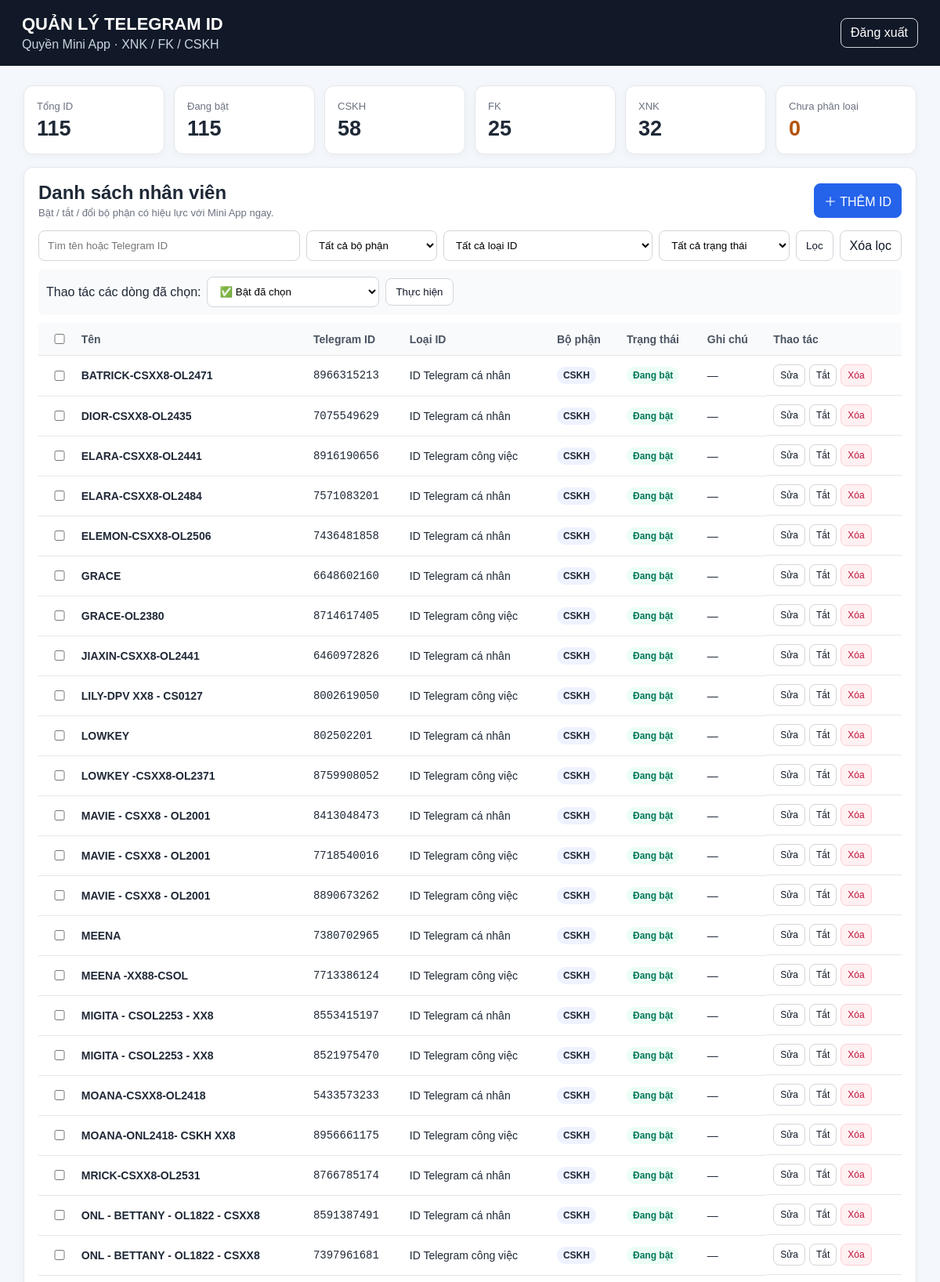
The page /admin (signed in, upper part) on the database its author committed.
### tables this page shows
CREATE TABLE users (
                id INTEGER PRIMARY KEY AUTOINCREMENT,
                name TEXT NOT NULL,
                telegram_id INTEGER NOT NULL,
                id_type TEXT NOT NULL,
                department TEXT NOT NULL DEFAULT 'Chưa phân loại',
                enabled INTEGER NOT NULL DEFAULT 1,
                note TEXT DEFAULT '',
                created_at DATETIME DEFAULT CURRENT_TIMESTAMP,
                UNIQUE (telegram_id, id_type)
            );

### app.py (the view)
@app.get("/admin")
@admin_login_required
def admin_index():
    q = request.args.get("q", "").strip()
    department = request.args.get("department", "").strip()
    id_type = request.args.get("id_type", "").strip()
    status = request.args.get("status", "").strip()
    sql = "SELECT * FROM users WHERE 1=1"
    params = []
    if q:
        sql += " AND (name LIKE ? OR CAST(telegram_id AS TEXT) LIKE ? OR note LIKE ?)"
        like = f"%{q}%"
        params.extend([like, like, like])
    if department in DEPARTMENTS:
        sql += " AND department = ?"
        params.append(department)
    if id_type in ID_TYPES:
        sql += " AND id_type = ?"
        params.append(id_type)
    if status in {"0", "1"}:
        sql += " AND enabled = ?"
        params.append(int(status))
    sql += " ORDER BY CASE department WHEN 'CSKH' THEN 1 WHEN 'FK' THEN 2 WHEN 'XNK' THEN 3 ELSE 4 END, name, id_type"
    with get_db() as conn:
        users = conn.execute(sql, params).fetchall()
        stats = {
            "total": conn.execute("SELECT COUNT(*) FROM users").fetchone()[0],
            "enabled": conn.execute("SELECT COUNT(*) FROM users WHERE enabled=1").fetchone()[0],
            "cskh": conn.execute("SELECT COUNT(*) FROM users WHERE department='CSKH'").fetchone()[0],
            "fk": conn.execute("SELECT COUNT(*) FROM users WHERE department='FK'").fetchone()[0],
            "xnk": conn.execute("SELECT COUNT(*) FROM users WHERE department='XNK'").fetchone()[0],
            "unclassified": conn.execute("SELECT COUNT(*) FROM users WHERE department='Chưa phân loại'").fetchone()[0],
        }
    return render_template(
        "admin_index.html", users=users, stats=stats, q=q,
        department=department, id_type=id_type, status=status,
        departments=DEPARTMENTS, id_types=ID_TYPES,
    )

### app.py (called while the page is built)
def get_db():
    conn = sqlite3.connect(DB_PATH, timeout=10)
    conn.row_factory = sqlite3.Row
    conn.execute("PRAGMA journal_mode=WAL")
    return conn

def admin_login_required(view):
    @wraps(view)
    def wrapped(*args, **kwargs):
        if not session.get("admin_logged_in"):
            return redirect(url_for("admin_login"))
        return view(*args, **kwargs)
    return wrapped

### templates/admin_index.html (shortened to what this page needs)
{% extends 'admin_base.html' %}{% block content %}
<div class="stats"><div class="stat"><span>Tổng ID</span><strong>{{stats.total}}</strong></div><div class="stat"><span>Đang bật</span><strong>{{stats.enabled}}</strong></div><div class="stat"><span>CSKH</span><strong>{{stats.cskh}}</strong></div><div class="stat"><span>FK</span><strong>{{stats.fk}}</strong></div><div class="stat"><span>XNK</span><strong>{{stats.xnk}}</strong></div><div class="stat warn"><span>Chưa phân loại</span><strong>{{stats.unclassified}}</strong></div></div>
<div class="panel"><div class="panel-head"><div><h2>Danh sách nhân viên</h2><p class="sub">Bật / tắt / đổi bộ phận có hiệu lực với Mini App ngay.</p></div><a class="btn primary" href="{{url_for('admin_add')}}">＋ THÊM ID</a></div>
<form class="filters" method="get"><input name="q" placeholder="Tìm tên hoặc Telegram ID" value="{{q}}"><select name="department"><option value="">Tất cả bộ phận</option></select><select name="id_type"><option value="">Tất cả loại ID</option></select><select name="status"><option value="">Tất cả trạng thái</option></select><button class="btn">Lọc</button><a class="btn" href="{{url_for('admin_index')}}">Xóa lọc</a></form>
<form method="post" action="{{url_for('admin_bulk')}}"><div class="bulk"><span>Thao tác các dòng đã chọn:</span><select name="bulk_action"><option value="enable">✅ Bật đã chọn</option></select><button class="btn">Thực hiện</button></div>
<div class="table-wrap"><table><thead><tr><th><input type="checkbox" onclick="document.querySelectorAll('.rowcb').forEach(x=>x.checked=this.checked)"></th><th>Tên</th><th>Telegram ID</th><th>Loại ID</th><th>Bộ phận</th><th>Trạng thái</th><th>Ghi chú</th><th>Thao tác</th></tr></thead><tbody>{% for u in users %}<tr><td><input class="rowcb" type="checkbox" name="ids" value="{{u.id}}"></td><td><b>{{u.name}}</b></td><td class="mono">{{u.telegram_id}}</td><td>{{u.id_type}}</td><td><span class="badge {% if u.department=='Chưa phân loại' %}unset{% endif %}">{{u.department}}</span></td><td><span class="status {% if u.enabled %}on{% else %}off{% endif %}">{% if u.enabled %}Đang bật{% else %}Đã tắt{% endif %}</span></td><td>{{u.note or '—'}}</td><td class="actions"><a class="btn small" href="{{url_for('admin_edit',user_id=u.id)}}">Sửa</a><form method="post" action="{{url_for('admin_toggle',user_id=u.id)}}" style="display:inline"><button class="btn small">{% if u.enabled %}Tắt{% else %}Bật{% endif %}</button></form><form method="post" action="{{url_for('admin_delete',user_id=u.id)}}" style="display:inline" onsubmit="return confirm('Xóa ID này?')"><button class="btn small danger">Xóa</button></form></td></tr>{% else %}<tr><td colspan="8" class="empty">Không có dữ liệu.</td></tr>{% endfor %}</tbody></table></div></form></div>
{% endblock %}

### templates/admin_base.html (shortened to what this page needs)
<!doctype html><html lang="vi"><head><link rel="stylesheet" href="{{ url_for('static', filename='admin.css') }}"></head><body><header class="topbar"><div><h1>QUẢN LÝ TELEGRAM ID</h1><p>Quyền Mini App · XNK / FK / CSKH</p></div>{% if session.get('admin_logged_in') %}<a class="btn ghost light" href="{{ url_for('admin_logout') }}">Đăng xuất</a>{% endif %}</header><main class="container">{% block content %}{% endblock %}</main></body></html>

### static/admin.css (style rules this page uses)
* { box-sizing:border-box }
body { margin:0;font-family:Arial,Helvetica,sans-serif;background:#f4f7fb;color:#1f2937 }
.topbar { background:#111827;color:#fff;padding:18px 28px;display:flex;justify-content:space-between;align-items:center }
.topbar h1 { margin:0 0 4px;font-size:22px }
.topbar p { margin:0;color:#cbd5e1 }
.container { width:min(1350px,95%);margin:25px auto }
.stats { display:grid;grid-template-columns:repeat(6,1fr);gap:12px;margin-bottom:16px }
.stat,.panel,.login-card { background:#fff;border:1px solid #e5e7eb;border-radius:12px;box-shadow:0 3px 12px rgba(0,0,0,.04) }
.stat { padding:16px }
.stat span { font-size:13px;color:#6b7280 }
.stat strong { display:block;font-size:27px;margin-top:5px }
.stat.warn strong { color:#b45309 }
.panel { padding:18px }
.panel-head { display:flex;justify-content:space-between;align-items:center;gap:12px;margin-bottom:15px }
.panel-head h2 { margin:0 }
.sub { margin:4px 0 0;color:#6b7280;font-size:13px }
.filters { display:grid;grid-template-columns:2fr 1fr 1.6fr 1fr auto auto;gap:8px;margin-bottom:10px }
.bulk { display:flex;gap:8px;align-items:center;padding:10px;background:#f9fafb;border-radius:8px;margin-bottom:10px }
.bulk select { max-width:220px }
input,select { width:100%;border:1px solid #d1d5db;border-radius:8px;padding:10px 11px;background:#fff }
.btn { display:inline-flex;align-items:center;justify-content:center;text-decoration:none;border:1px solid #d1d5db;border-radius:8px;padding:9px 12px;background:#fff;color:#111827;cursor:pointer;white-space:nowrap }
.btn.primary { background:#2563eb;border-color:#2563eb;color:#fff }
.btn.ghost { background:transparent }
.btn.light { color:#fff }
.btn.danger { background:#fff1f2;color:#be123c;border-color:#fecdd3 }
.btn.small { padding:6px 8px;font-size:12px }
.table-wrap { overflow:auto }
table { width:100%;border-collapse:collapse;min-width:1060px }
th,td { padding:11px 9px;border-bottom:1px solid #e5e7eb;text-align:left;font-size:14px }
th { background:#f9fafb;color:#4b5563 }
.mono { font-family:Consolas,monospace }
.badge,.status { display:inline-block;border-radius:999px;padding:4px 8px;font-size:12px;font-weight:700 }
.badge { background:#eef2ff }
.status.on { background:#ecfdf5;color:#047857 }
.actions { display:flex;gap:5px }

### rows shown on the page
users: name "BATRICK-CSXX8-OL2471", telegram_id "8966315213", id_type "ID Telegram cá nhân", department "CSKH", enabled "Đang bật", note "—"
users: name "DIOR-CSXX8-OL2435", telegram_id "7075549629", id_type "ID Telegram cá nhân", department "CSKH", enabled "Đang bật", note "—"
users: name "ELARA-CSXX8-OL2441", telegram_id "8916190656", id_type "ID Telegram công việc", department "CSKH", enabled "Đang bật", note "—"
users: name "ELARA-CSXX8-OL2484", telegram_id "7571083201", id_type "ID Telegram cá nhân", department "CSKH", enabled "Đang bật", note "—"
users: name "ELEMON-CSXX8-OL2506", telegram_id "7436481858", id_type "ID Telegram cá nhân", department "CSKH", enabled "Đang bật", note "—"
users: name "GRACE", telegram_id "6648602160", id_type "ID Telegram cá nhân", department "CSKH", enabled "Đang bật", note "—"
users: name "GRACE-OL2380", telegram_id "8714617405", id_type "ID Telegram công việc", department "CSKH", enabled "Đang bật", note "—"
users: name "JIAXIN-CSXX8-OL2441", telegram_id "6460972826", id_type "ID Telegram cá nhân", department "CSKH", enabled "Đang bật", note "—"
users: name "LILY-DPV XX8 - CS0127", telegram_id "8002619050", id_type "ID Telegram công việc", department "CSKH", enabled "Đang bật", note "—"
users: name "LOWKEY", telegram_id "802502201", id_type "ID Telegram cá nhân", department "CSKH", enabled "Đang bật", note "—"
users: name "LOWKEY -CSXX8-OL2371", telegram_id "8759908052", id_type "ID Telegram công việc", department "CSKH", enabled "Đang bật", note "—"
users: name "MAVIE - CSXX8 - OL2001", telegram_id "8413048473", id_type "ID Telegram cá nhân", department "CSKH", enabled "Đang bật", note "—"
users: name "MAVIE - CSXX8 - OL2001", telegram_id "7718540016", id_type "ID Telegram công việc", department "CSKH", enabled "Đang bật", note "—"
users: name "MAVIE - CSXX8 - OL2001", telegram_id "8890673262", id_type "ID Telegram công việc", department "CSKH", enabled "Đang bật", note "—"
users: name "MEENA", telegram_id "7380702965", id_type "ID Telegram cá nhân", department "CSKH", enabled "Đang bật", note "—"
users: name "MEENA -XX88-CSOL", telegram_id "7713386124", id_type "ID Telegram công việc", department "CSKH", enabled "Đang bật", note "—"
users: name "MIGITA - CSOL2253 - XX8", telegram_id "8553415197", id_type "ID Telegram cá nhân", department "CSKH", enabled "Đang bật", note "—"
users: name "MIGITA - CSOL2253 - XX8", telegram_id "8521975470", id_type "ID Telegram công việc", department "CSKH", enabled "Đang bật", note "—"
users: name "MOANA-CSXX8-OL2418", telegram_id "5433573233", id_type "ID Telegram cá nhân", department "CSKH", enabled "Đang bật", note "—"
users: name "MOANA-ONL2418- CSKH XX8", telegram_id "8956661175", id_type "ID Telegram công việc", department "CSKH", enabled "Đang bật", note "—"
users: name "MRICK-CSXX8-OL2531", telegram_id "8766785174", id_type "ID Telegram cá nhân", department "CSKH", enabled "Đang bật", note "—"
users: name "ONL - BETTANY - OL1822 - CSXX8", telegram_id "8591387491", id_type "ID Telegram cá nhân", department "CSKH", enabled "Đang bật", note "—"
users: name "ONL - BETTANY - OL1822 - CSXX8", telegram_id "7397961681", id_type "ID Telegram công việc", department "CSKH", enabled "Đang bật", note "—"

### other values the page prints
{{ stats.total }} "115"
{{ stats.enabled }} "115"
{{ stats.cskh }} "58"
{{ stats.fk }} "25"
{{ stats.xnk }} "32"
{{ stats.unclassified }} "0"
